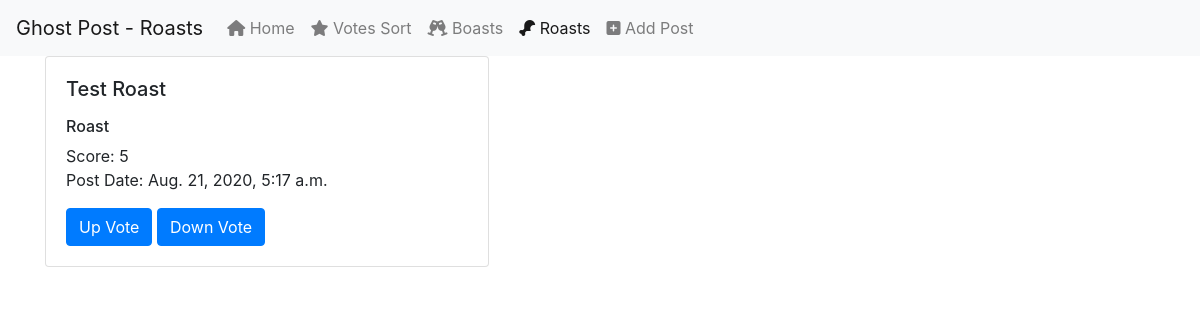
The app's page /roasts/ with its own data.
### homepage/models.py (models this page shows)
class Posts(models.Model):
    boast = models.BooleanField(default=True)
    text = models.CharField(max_length=140)
    up_votes = models.IntegerField(default=0)
    down_votes = models.IntegerField(default=0)
    post_date = models.DateTimeField(default=timezone.now)
    @property
    def score(self):
        return self.up_votes - self.down_votes

### homepage/views.py (the view)
# urls.py: path('roasts/', views.roasts_view, name="roasts"),
def roasts_view(request):
    data = Posts.objects.filter(boast=False).order_by('-post_date')
    return render(request, "roasts.html", {
        "data": data,
        "title": "Ghost Post - Roasts"
    })

### templates/roasts.html (shortened to what this page needs)
<link rel="stylesheet" href="https://stackpath.bootstrapcdn.com/bootstrap/4.5.1/css/bootstrap.min.css">
  <nav class="navbar navbar-expand-lg navbar-light bg-light">
    <a class="navbar-brand" href="#">{{ title }}</a>
    <div class="collapse navbar-collapse" id="navbarNavAltMarkup">
      <div class="navbar-nav">
        <a class="nav-link" href="/"> <i class="fas fa-home"></i> Home <span class="sr-only">(current)</span></a>
        <a class="nav-link" href="/score/"><i class="fas fa-star"></i> Votes Sort</a>
        <a class="nav-link" href="/boasts/"><i class="fas fa-glass-cheers"></i> Boasts</a>
        <a class="nav-link active" href="/roasts/"><i class="fas fa-drumstick-bite"></i> Roasts</a>
        <a class="nav-link" href="/addpost/"><i class="fas fa-plus-square"></i> Add Post</a>
      </div>
    </div>
  </nav>
  <div class="container">
    {% for item in data %}
    <div class="card" style="width: 40%;">
      <div class="card-body">
        <h5 class="card-title">{{item.text}}</h5>
        <p class="card-text">
          {% if item.boast %}
            <h6>Boast</h6>
          {% else %}
            <h6>Roast</h6>
          {% endif %}
          Score: {{item.score}}<br/>
          Post Date: {{item.post_date}}
        </p>
        <a href="/upvote/{{item.id}}" class="btn btn-primary">Up Vote</a>
        <a href="/downvote/{{item.id}}" class="btn btn-primary">Down Vote</a>
      </div>
    </div>
    {% endfor %}
  </div>

### records on screen
Posts: text "Test Roast", boast "Roast", score "5", post_date "Aug. 21, 2020, 5:17 a.m."

### other values on screen
{{ title }} "Ghost Post - Roasts"
